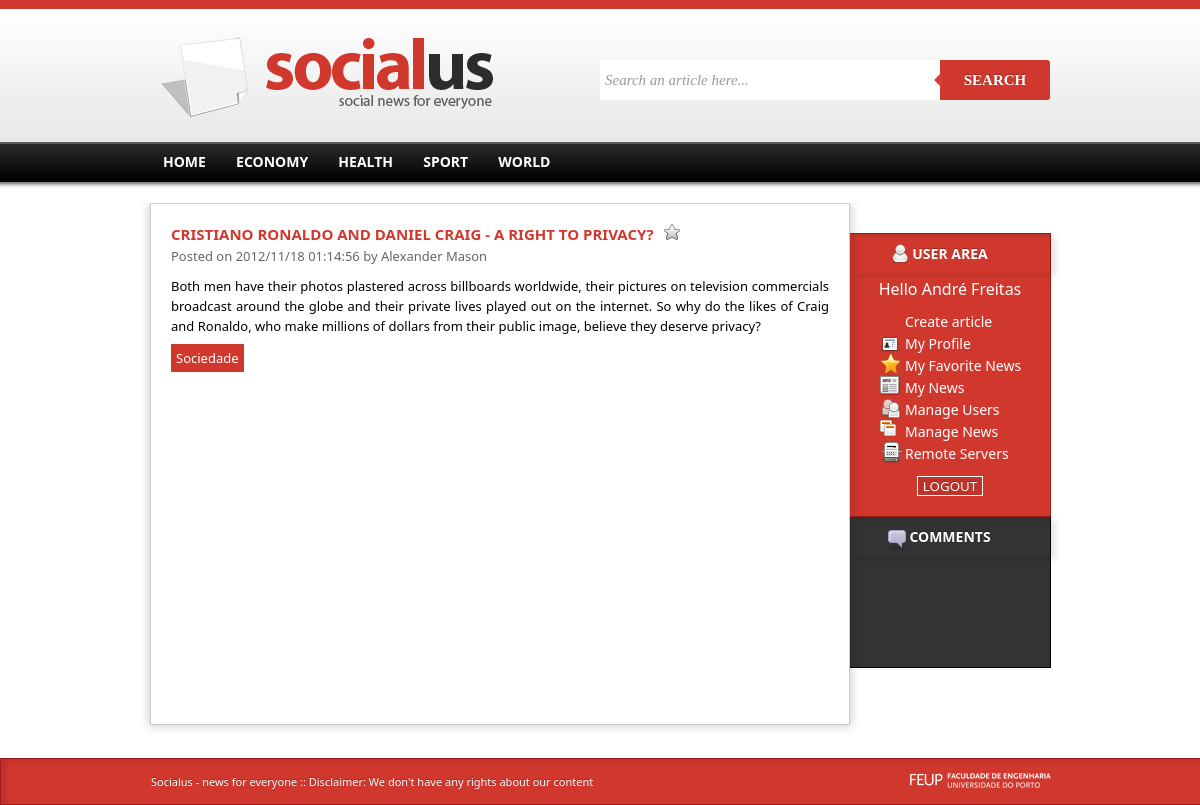
Page /article.php?url=a-right-to-privacy (signed in) on the committed database.
### tables this page shows
CREATE TABLE news(
	id integer primary key autoincrement,
	title text,
	thumbnail text,
	datePosted date,
	content text,
	userId integer,
	categoryId integer,
	url text,
	foreign key(userId) references user(id),
	foreign key(categoryId) references category(id)
);

CREATE TABLE user(
	id integer primary key autoincrement,
	name text,
	email text,
	password text,
	privilegeId integer,
	picture text,
	foreign key(privilegeId) references privilege(id)
);

### config.php (called while the page is built, shortened)
<?php
	$_database='server.db';
	$_siteurl='http://paginas.fe.up.pt/~ei10036/socialus';
?>

### datacontroller.php (called while the page is built, shortened)
<?php
include_once './config.php';
class DataController{
	protected $dataBase;
	public function __construct($dataBase,$_siteurl){
		$dbPath='sqlite:'.DBPATH.$dataBase;
		$this->dataBase = new PDO($dbPath);
	}
	public function getNewsAuthor($newsId){
		$authorid=$this->dataBase->query('SELECT userid FROM news where id='.$newsId);
		$authorid=$authorid->fetch(PDO::FETCH_ASSOC);
		$author=$this->dataBase->query('SELECT * from user where id='.$authorid['userId']);
		return $author->fetch(PDO::FETCH_ASSOC);
	}
	public function getNewsTags($newsId){
		$tagsIds=$this->dataBase->query('SELECT tagId FROM newsTag where newsId='.$newsId);
		$tagsIds=$tagsIds->fetchAll(PDO::FETCH_ASSOC);
		$tags=Array();
		foreach($tagsIds as $row){
			$tagsId=$row['tagId'];
			$tagName=$this->dataBase->query('SELECT name FROM tag where id='.$tagsId);
			$tagName=$tagName->fetch(PDO::FETCH_ASSOC);
			$tagName=$tagName['name'];
			$tags[]=$tagName;
		}
		return $tags;
	}
	public function getNewsByUrl($url){
		$news=$this->dataBase->query('SELECT * FROM news where url=\''.$url.'\'');
		$news=$news->fetch(PDO::FETCH_ASSOC);
		return $news;
	}
	function isfavorite($userid, $newsid){
		$favorite=$this->dataBase->query("select * from favorite where userid=".$userid." and newsid=".$newsid);
		$favorite=$favorite->fetch(PDO::FETCH_ASSOC);
		return $favorite!=NULL;
	}
};
$data=new DataController($_database,$_siteurl);
?>

### article.php (the view, shortened to what this page needs)
<!DOCTYPE html>
<html>
    <head>
        <?php
            include_once  'view.php';
            $news=$data->getNewsByUrl($_GET['url']);
            include_once 'head.php';
        ?>
    </head>
    <body>
        <?php include_once 'header.php'; ?>
        <?php include_once 'menu.php'; ?>
        <div id="main">
        	<div class="container">
            	<div class="news">
                    <div class="article">
    				<?php
    					echo "<h1>".$news['title'];
                        if(isset($_SESSION['user']['id'])){
                        echo "<img src=\"imgs/favorite";
                        if($data->isfavorite($_SESSION['user']['id'], $news['id']))
                            echo "yes";
                        else echo "no";
                        echo ".png\" class=\"favoriteicon\" onclick=\"favoriteNews(this,".$_SESSION['user']['id'].",".$news['id'].")\">";
                        }
                        echo "</h1>";
    					$datetime= new DateTime($news['datePosted']);
    					$author= $data->getNewsAuthor($news['id']);
    					echo "<span class=\"info\"> Posted on ".$datetime->format('Y/m/d H:i:s')." by ".$author['name']."</span>";
    					echo "<div class=\"entry\"> ".$news['content']."</div>";
    					$tags=$data->getNewsTags($news['id']);
    					echo "<div class=\"alltags\">";
    					foreach($tags as $tag){
    						echo "<span class=\"tagbox\">".$tag."</span> ";
    					}
    					echo "</div>";
    				?>
    				</div>
                </div>
                <div class="sidebar">
                	<?php include_once 'userbox.php'; ?>
                    <?php include_once 'commentsbox.php'; ?>
                </div>
            </div>
        </div>
        <?php include_once 'footer.php'; ?>
    </body>
</html>

### css/template.css (style rules this page uses)
* { margin:0; padding:0; font-family: "Segoe UI"; }
.container { margin:0 auto; width:900px; }
#main { margin-top:15px; overflow:auto; margin-bottom:20px; }
.news { margin:0 auto; float:left; width: 698px; min-height:500px; border:solid 1px #CCC; box-shadow: 0px 0px 10px 1px rgba(0, 0, 0, .2); padding-bottom:20px; margin-bottom:80px; }
.sidebar { margin:0 auto; float:left; width: 200px; min-height:500px; padding-top:30px; }
.article { padding:20px; }
.article h1 { color:#d1382d; text-transform:uppercase; font-size:15px; font-weight:bold; }
.article .info { font-size:13px; color:#666; }
.article .entry { font-size:13px; margin-top:10px; text-align:justify; line-height:20px; }
.tagbox { font-size:13px; color:#fff; background:#d1382d; padding:5px; margin-right:5px; }
.alltags { margin-top:10px; }
html, body { height: 100%; }
.favoriteicon { margin-left: 10px; }

### rows in the picture
news: title "CRISTIANO RONALDO AND DANIEL CRAIG - A RIGHT TO PRIVACY?", datePosted "2012/11/18 01:14:56", content "Both men have their photos plastered across billboards worldwide, their pictures on television commercials broadcast around the globe and their private lives played out on the internet. So why do the likes of Craig and Ronaldo, who make millions of dollars from their public image, believe they deserve privacy?"
user: name "Alexander Mason"

### other values in the picture
$row "ECONOMY"
$row "HEALTH"
$row "SPORT"
$row "WORLD"
$tag "Sociedade"
$_SESSION['user']['name'] "André Freitas"
